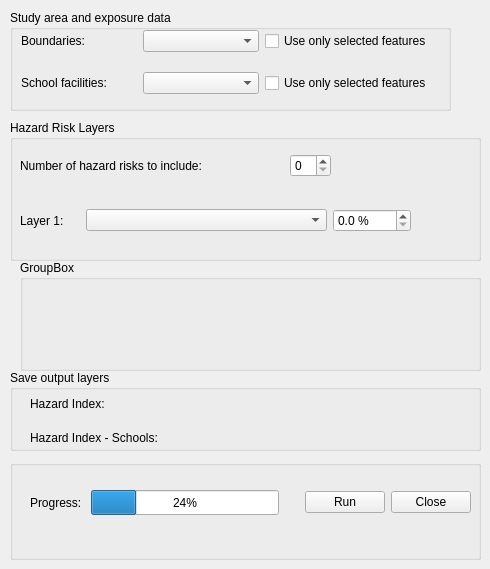
   <widget class="QWidget" name="hazard_risk_index">
    <widget class="QgsCollapsibleGroupBox" name="mGroupBox_areaExposure">
     <property name="geometry">
      <rect>
       <x>10</x>
       <y>10</y>
       <width>441</width>
       <height>101</height>
      </rect>
     </property>
     <property name="title">
      <string>Study area and exposure data</string>
     </property>
     <widget class="QWidget" name="layoutWidget">
      <property name="geometry">
       <rect>
        <x>11</x>
        <y>20</y>
        <width>411</width>
        <height>64</height>
       </rect>
      </property>
      <layout class="QGridLayout" name="gridLayout_6">
       <property name="horizontalSpacing">
        <number>6</number>
       </property>
       <property name="verticalSpacing">
        <number>20</number>
       </property>
       <item row="1" column="0">
        <widget class="QLabel" name="label_2">
         <property name="text">
          <string>School facilities: </string>
         </property>
        </widget>
       </item>
       <item row="0" column="0">
        <widget class="QLabel" name="label_pointlayer">
         <property name="text">
          <string>Boundaries: </string>
         </property>
        </widget>
       </item>
       <item row="0" column="2">
        <widget class="QCheckBox" name="hri_chck_bx_use_selected_boundary">
         <property name="text">
          <string>Use only selected features</string>
         </property>
        </widget>
       </item>
       <item row="1" column="2">
        <widget class="QCheckBox" name="hri_chck_bx_use_selected_schools">
         <property name="text">
          <string>Use only selected features</string>
         </property>
        </widget>
       </item>
       <item row="0" column="1">
        <widget class="QgsMapLayerComboBox" name="hri_map_layer_cmb_bx_boundaries"/>
       </item>
       <item row="1" column="1">
        <widget class="QgsMapLayerComboBox" name="hri_map_layer_cmb_bx_schools"/>
       </item>
      </layout>
     </widget>
    </widget>
    <widget class="QgsCollapsibleGroupBox" name="groupbox_rasters">
     <property name="geometry">
      <rect>
       <x>10</x>
       <y>120</y>
       <width>471</width>
       <height>141</height>
      </rect>
     </property>
     <property name="title">
      <string>Hazard Risk Layers</string>
     </property>
     <widget class="QWidget" name="layoutWidget">
      <property name="geometry">
       <rect>
        <x>10</x>
        <y>70</y>
        <width>391</width>
        <height>61</height>
       </rect>
      </property>
      <layout class="QGridLayout" name="hri_risk_layer_gridlayout">
       <item row="0" column="0">
        <widget class="QLabel" name="label_4">
         <property name="maximumSize">
          <size>
           <width>60</width>
           <height>16777215</height>
          </size>
         </property>
         <property name="text">
          <string>Layer 1: </string>
         </property>
        </widget>
       </item>
       <item row="0" column="3">
        <widget class="QgsDoubleSpinBox" name="mQgsDoubleSpinBox">
         <property name="maximumSize">
          <size>
           <width>78</width>
           <height>16777215</height>
          </size>
         </property>
         <property name="suffix">
          <string> %</string>
         </property>
         <property name="decimals">
          <number>1</number>
         </property>
        </widget>
       </item>
       <item row="0" column="2">
        <widget class="QgsMapLayerComboBox" name="mMapLayerComboBox_15">
         <property name="maximumSize">
          <size>
           <width>255</width>
           <height>16777215</height>
          </size>
         </property>
        </widget>
       </item>
      </layout>
     </widget>
     <widget class="QWidget" name="layoutWidget">
      <property name="geometry">
       <rect>
        <x>10</x>
        <y>30</y>
        <width>311</width>
        <height>31</height>
       </rect>
      </property>
      <layout class="QGridLayout" name="gridLayout_10">
       <item row="0" column="2">
        <widget class="QgsSpinBox" name="hri_spn_bx_number_of_hazards"/>
       </item>
       <item row="0" column="0">
        <widget class="QLabel" name="label_3">
         <property name="text">
          <string>Number of hazard risks to include: </string>
         </property>
        </widget>
       </item>
       <item row="0" column="1">
        <spacer name="horizontalSpacer_2">
         <property name="orientation">
          <enum>Qt::Horizontal</enum>
         </property>
         <property name="sizeHint" stdset="0">
          <size>
           <width>40</width>
           <height>20</height>
          </size>
         </property>
        </spacer>
       </item>
      </layout>
     </widget>
    </widget>
    <widget class="QgsCollapsibleGroupBox" name="mGroupBox_output">
     <property name="geometry">
      <rect>
       <x>10</x>
       <y>370</y>
       <width>471</width>
       <height>81</height>
      </rect>
     </property>
     <property name="title">
      <string>Save output layers</string>
     </property>
     <widget class="QWidget" name="layoutWidget">
      <property name="geometry">
       <rect>
        <x>20</x>
        <y>20</y>
        <width>431</width>
        <height>61</height>
       </rect>
      </property>
      <layout class="QGridLayout" name="gridLayout_9">
       <item row="0" column="0">
        <widget class="QLabel" name="label_9">
         <property name="text">
          <string>Hazard Index: </string>
         </property>
        </widget>
       </item>
       <item row="0" column="1">
        <widget class="QgsFileWidget" name="hriSaveHriFileWdgt"/>
       </item>
       <item row="1" column="0">
        <widget class="QLabel" name="label_10">
         <property name="text">
          <string>Hazard Index - Schools: </string>
         </property>
        </widget>
       </item>
       <item row="1" column="1">
        <widget class="QgsFileWidget" name="hriSaveHriSchoolsFileWdgt"/>
       </item>
      </layout>
     </widget>
    </widget>
    <widget class="QgsCollapsibleGroupBox" name="mGroupBox_2">
     <property name="geometry">
      <rect>
       <x>10</x>
       <y>460</y>
       <width>471</width>
       <height>100</height>
      </rect>
     </property>
     <widget class="QWidget" name="horizontalLayoutWidget">
      <property name="geometry">
       <rect>
        <x>20</x>
        <y>30</y>
        <width>441</width>
        <height>25</height>
       </rect>
      </property>
      <layout class="QHBoxLayout" name="horizontalLayout_4">
       <item>
        <widget class="QLabel" name="label_12">
         <property name="text">
          <string>Progress: </string>
         </property>
        </widget>
       </item>
       <item>
        <widget class="QProgressBar" name="hri_progress_bar">
         <property name="maximumSize">
          <size>
           <width>2500</width>
           <height>160</height>
          </size>
         </property>
         <property name="value">
          <number>24</number>
         </property>
        </widget>
       </item>
       <item>
        <spacer name="horizontalSpacer_5">
         <property name="orientation">
          <enum>Qt::Horizontal</enum>
         </property>
         <property name="sizeType">
          <enum>QSizePolicy::Fixed</enum>
         </property>
         <property name="sizeHint" stdset="0">
          <size>
           <width>20</width>
           <height>20</height>
          </size>
         </property>
        </spacer>
       </item>
       <item>
        <widget class="QPushButton" name="hri_btn_run">
         <property name="text">
          <string>Run</string>
         </property>
        </widget>
       </item>
       <item>
        <widget class="QPushButton" name="hri_btn_close">
         <property name="text">
          <string>Close</string>
         </property>
        </widget>
       </item>
      </layout>
     </widget>
    </widget>
    <widget class="QGroupBox" name="groupbox_risk_layers">
     <property name="geometry">
      <rect>
       <x>20</x>
       <y>260</y>
       <width>461</width>
       <height>111</height>
      </rect>
     </property>
     <property name="title">
      <string>GroupBox</string>
     </property>
    </widget>
   </widget>
